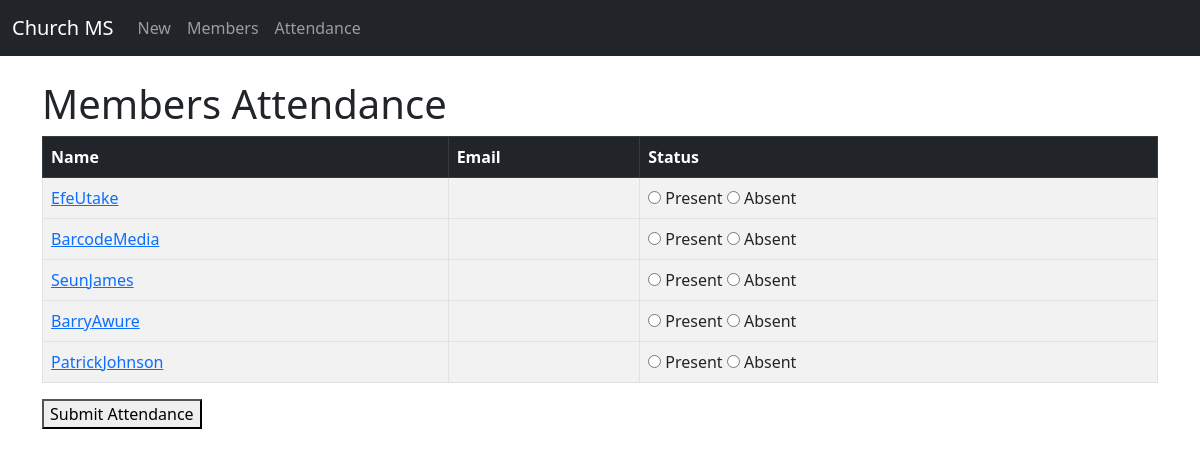
The page /member/attendance/ (signed in) on the database its author committed.
### member/models.py (models this page shows, shortened)
class Member(models.Model):
    first_name = models.CharField(max_length=50)
    last_name = models.CharField(max_length=50)
    perfect_attendance = models.BooleanField(default=True, null=True, blank=True)  # True if attended all classes.

### member/views.py (the view, shortened to what this page needs)
# urls.py: path('attendance/', views.attendance, name='attendance'),
def attendance(request):
    member = Member.objects.all()
    current_date = timezone.now().date()
    existing_attendance = Attendance.objects.filter(date=current_date).values_list('member__id', flat=True)
    return render(request, 'addAttendance.html', {'member': member})

### member/templates/addAttendance.html (shortened to what this page needs)
{% extends 'base.html' %}
{% block content %}
    <h1>Members Attendance</h1>
    <form method="post">
        <table class="table table-striped table-hover table-bordered">
            <thead class="table-dark">
                <tr>
                    <th scope='col'>Name</th>
                    <th scope='col'>Email</th>
                    <th scope='col'>Status</th>
                </tr>
            </thead>
            <tbody>
                {% for member in member %}
                <tr>
                    <td><a href="{% url 'member' member.id %}">{{ member.first_name }}{{ member.last_name }}</a></td>
                    <td>{{ member.email }}</td>
                    <td> <input type="radio" name="{{ member.id }}" value="present"> Present
                        <input type="radio" name="{{ member.id }}" value="absent"> Absent</td>
                <tr>
                {% endfor %}
            </tbody>
      </table>
    <button type="submit">Submit Attendance</button>
    </form>
{% endblock content %}

### rows shown on the page
Member: first_name "Efe", last_name "Utake"
Member: first_name "Barcode", last_name "Media"
Member: first_name "Seun", last_name "James"
Member: first_name "Barry", last_name "Awure"
Member: first_name "Patrick", last_name "Johnson"
